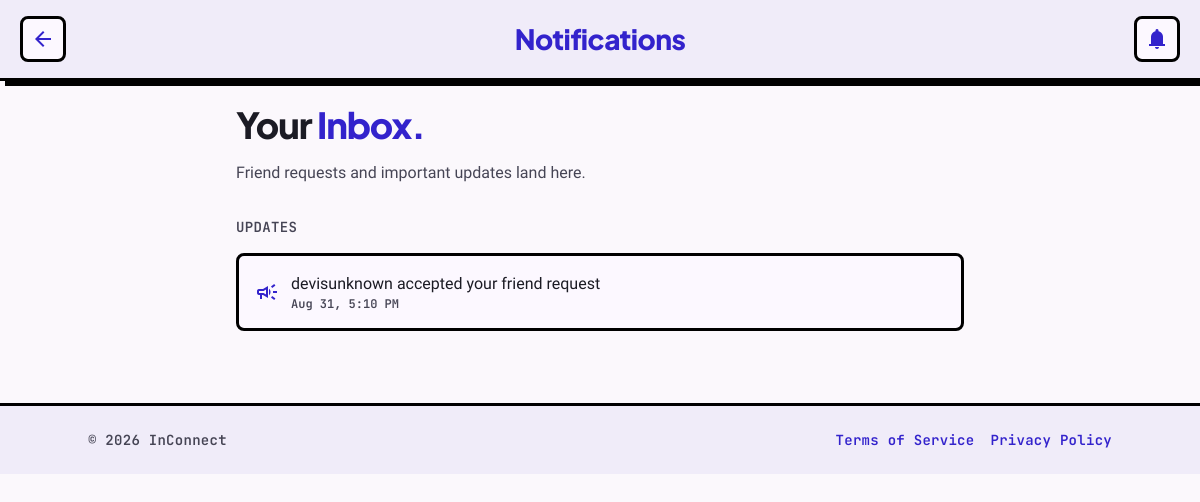
/notifications/ (signed in), run on the app's committed database.
### knotapp/models.py (models this page shows, shortened)
class Notification(models.Model):
    KIND_FRIEND_REQUEST = 'friend_request'
    KIND_REQUEST_ACCEPTED = 'request_accepted'
    KIND_SYSTEM = 'system'
    KIND_CHOICES = [
        (KIND_FRIEND_REQUEST, 'Friend Request'),
        (KIND_REQUEST_ACCEPTED, 'Request Accepted'),
        (KIND_SYSTEM, 'System'),
    ]
    user = models.ForeignKey(settings.AUTH_USER_MODEL, on_delete=models.CASCADE, related_name='notifications')
    kind = models.CharField(max_length=20, choices=KIND_CHOICES)
    text = models.CharField(max_length=255)
    actor = models.ForeignKey(settings.AUTH_USER_MODEL, null=True, blank=True, on_delete=models.SET_NULL, related_name='+')
    is_read = models.BooleanField(default=False)
    created_at = models.DateTimeField(auto_now_add=True)
    class Meta:
        ordering = ['-created_at']

### knotapp/views.py (the view)
# urls.py: path('notifications/', views.notifications, name='notifications'),
@login_required
def notifications(request):
    pending_requests = list(
        FriendRequest.objects.filter(
            to_user=request.user, status=FriendRequest.STATUS_PENDING
        ).select_related('from_user')
    )
    notifs = Notification.objects.filter(user=request.user).select_related('actor')
    system_updates = [n for n in notifs if n.kind in (Notification.KIND_REQUEST_ACCEPTED, Notification.KIND_SYSTEM)]
    request_notifs = [n for n in notifs if n.kind == Notification.KIND_FRIEND_REQUEST and not n.is_read]
    Notification.objects.filter(user=request.user).update(is_read=True)
    return render(request, 'notifications.html', {
        'pending_requests': pending_requests,
        'system_updates': system_updates,
        'request_notifs': request_notifs,
        'all_notifications': notifs,
    })

### knotapp/context_processors.py (called while the page is built)
def profile_settings(request):
    zoom = 100
    has_unverified_email = False
    if request.user.is_authenticated:
        profile, _ = Profile.objects.get_or_create(user=request.user)
        zoom = profile.zoom_level
        has_unverified_email = bool(request.user.email) and not profile.email_verified
    return {'zoom_level': zoom, 'zoom_options': ZOOM_OPTIONS, 'has_unverified_email': has_unverified_email}

### Templates/notifications.html (shortened to what this page needs)
{% extends 'base.html' %}
{% block body_classes %}bg-surface-off-white text-on-surface font-body-md min-h-screen flex flex-col pb-[80px]{% endblock %}
{% block content %}
<div class="page-enter">
<header class="bg-surface-container w-full top-0 sticky z-50 border-b-[3px] border-stroke-black shadow-[5px_5px_0px_0px_rgba(0,0,0,1)]">
    <div class="flex justify-between items-center px-margin-page py-4 w-full z-50">
        <a href="{% url 'messages' %}" class="flex items-center justify-center p-2 border-[3px] border-stroke-black bg-surface rounded-xl hover:translate-x-[2px] hover:translate-y-[2px] hover:shadow-none transition-all">
            <span class="material-symbols-outlined text-primary" style="font-variation-settings: 'FILL' 1;">arrow_back</span>
        </a>
        <h1 class="font-headline-md text-headline-md font-black text-primary">Notifications</h1>
        <button class="flex items-center justify-center p-2 border-[3px] border-stroke-black bg-surface rounded-xl">
            <span class="material-symbols-outlined text-primary" style="font-variation-settings: 'FILL' 1;">notifications</span>
        </button>
    </div>
</header>
<main class="flex-grow px-margin-page py-6 max-w-3xl mx-auto w-full flex flex-col gap-gutter-md">
    <div class="reveal flex flex-col gap-4">
        <h2 class="font-headline-lg-mobile md:font-headline-lg text-headline-lg-mobile md:text-headline-lg text-on-surface tracking-tighter">Your <span class="text-primary">Inbox.</span></h2>
        <p class="font-body-md text-body-md text-on-surface-variant">Friend requests and important updates land here.</p>
    </div>
    {% if request_notifs or system_updates %}
    <div class="flex flex-col gap-4 mt-2">
        <h3 class="font-label-md text-label-md text-on-surface-variant tracking-wide">UPDATES</h3>
        {% for n in system_updates %}
        <div class="reveal flex items-center gap-3 p-4 bg-surface border-[3px] border-stroke-black rounded-xl">
            <span class="material-symbols-outlined text-primary flex-shrink-0">campaign</span>
            <div class="flex-grow min-w-0">
                <p class="font-body-md text-body-md">{{ n.text }}</p>
                <p class="font-label-sm text-label-sm text-on-surface-variant">{{ n.created_at|date:"M j, g:i A" }}</p>
            </div>
        </div>
        {% endfor %}
    </div>
    {% endif %}
</main>
</div>
{% include '_footer.html' %}
{% endblock %}

### Templates/base.html (style rules this page uses)
body { min-height: max(884px, 100dvh); }
.page-enter { animation: page-fade-up 0.45s cubic-bezier(0.16, 1, 0.3, 1) both; }
.reveal { opacity: 0; transform: translateY(16px); transition: opacity 0.45s cubic-bezier(0.16, 1, 0.3, 1), transform 0.45s cubic-bezier(0.16, 1, 0.3, 1); will-change: opacity, transform; }
.reveal.revealed { opacity: 1; transform: translateY(0); }

### data on the page
Notification: text "devisunknown accepted your friend request", created_at "Aug 31, 5:10 PM"
